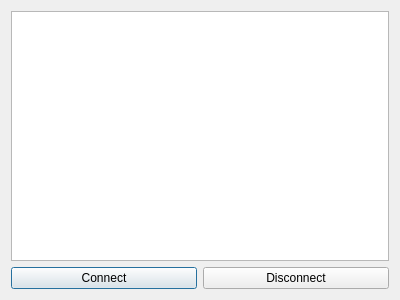
<?xml version="1.0" encoding="UTF-8"?>
<ui version="4.0">
 <class>Dialog</class>
 <widget class="QDialog" name="Dialog">
  <property name="geometry">
   <rect>
    <x>0</x>
    <y>0</y>
    <width>400</width>
    <height>300</height>
   </rect>
  </property>
  <property name="windowTitle">
   <string>Dialog</string>
  </property>
  <layout class="QVBoxLayout" name="verticalLayout">
   <item>
    <widget class="QTextBrowser" name="statusBar"/>
   </item>
   <item>
    <layout class="QHBoxLayout" name="horizontalLayout">
     <item>
      <widget class="QPushButton" name="connectBtm">
       <property name="text">
        <string>Connect</string>
       </property>
      </widget>
     </item>
     <item>
      <widget class="QPushButton" name="disconnectBtm">
       <property name="text">
        <string>Disconnect</string>
       </property>
      </widget>
     </item>
    </layout>
   </item>
  </layout>
 </widget>
 <resources/>
 <connections/>
</ui>
